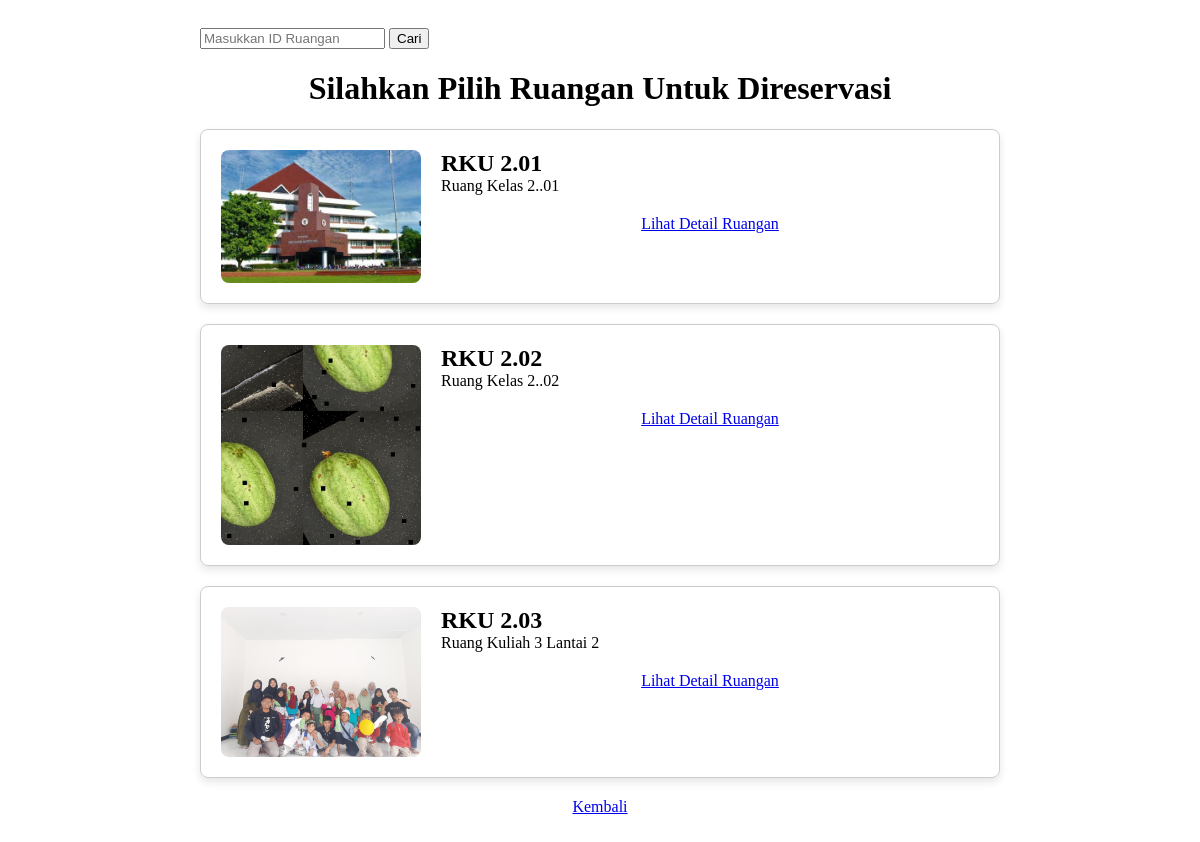
The app's page /Room/ (signed in) with its own data.
### Room/models.py (models this page shows, shortened)
class Room(models.Model):
    IdRuangan = models.CharField(max_length=100, primary_key=True)
    NamaRuangan = models.CharField(max_length=100)
    Kapasitas = models.IntegerField()
    Lokasi = models.TextField(max_length=200)
    Foto = models.ImageField(upload_to='Room')

### Room/views.py (the view)
# urls.py: path('', views.index),
@login_required
def index(request):
    ruangan  = Room.objects.all()
    context ={
        "title": "Eduroom",
        "room": ruangan,
    }
    return render(request, "Room/index.html", context)

### Room/templates/Room/index.html (shortened to what this page needs)
<!DOCTYPE html>
<html lang="en">
<head>
</head>
<body>
    <div class="container">
        <form method="get" action="{% url 'hasilPencarian' %}">
            <input type="text" name="query" placeholder="Masukkan ID Ruangan" value="{{ query }}">
            <button type="submit">Cari</button>
        </form>
        <h1>Silahkan Pilih Ruangan Untuk Direservasi</h1>
        {% for ruangan in room %}
            <div class="card">
                <img src="{{ ruangan.Foto.url }}" alt="Gambar Ruangan" />
                <div class="card-text">
                    <h2>{{ ruangan.IdRuangan }}</h2>
                    <p>{{ ruangan.NamaRuangan }}</p>
                    <a class="link" href="{% url 'detailRuangan' %}?IdRuangan={{ ruangan.IdRuangan }}">Lihat Detail Ruangan</a>
                </div>
            </div>
        {% endfor %}
        <a class="link" href="/Dashboard/">Kembali</a>
    </div>
</body>
</html>

### Room/templates/Room/index.html (style rules this page uses)
.card { border: 1px solid #ccc; border-radius: 8px; padding: 20px; margin-bottom: 20px; box-shadow: 0 4px 8px rgba(0, 0, 0, 0.1); display: flex; }
.card img { width: 200px; height: auto; object-fit: cover; border-radius: 8px; margin-right: 20px; }
.card-text { flex: 1; }
.card-text h2, .card-text p { margin: 0; }
h1 { text-align: center; }
.container { max-width: 800px; margin: 0 auto; padding: 20px; }
.link { display: block; text-align: center; margin-top: 20px; }

### records on screen
Room: Foto (picture), IdRuangan "RKU 2.01", NamaRuangan "Ruang Kelas 2..01"
Room: Foto (picture), IdRuangan "RKU 2.02", NamaRuangan "Ruang Kelas 2..02"
Room: Foto (picture), IdRuangan "RKU 2.03", NamaRuangan "Ruang Kuliah 3 Lantai 2"
